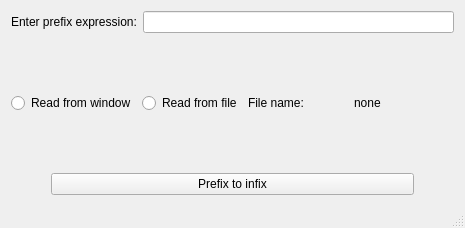
<?xml version="1.0" encoding="UTF-8"?>
<ui version="4.0">
 <class>MainWindow</class>
 <widget class="QMainWindow" name="MainWindow">
  <property name="enabled">
   <bool>true</bool>
  </property>
  <property name="geometry">
   <rect>
    <x>0</x>
    <y>0</y>
    <width>465</width>
    <height>228</height>
   </rect>
  </property>
  <property name="windowTitle">
   <string>MainWindow</string>
  </property>
  <widget class="QWidget" name="centralWidget">
   <layout class="QGridLayout" name="gridLayout">
    <item row="0" column="0">
     <layout class="QHBoxLayout" name="horizontalLayout">
      <item>
       <widget class="QLabel" name="textLabel_0">
        <property name="text">
         <string>Enter prefix expression:</string>
        </property>
       </widget>
      </item>
      <item>
       <widget class="QLineEdit" name="input_lineEdit"/>
      </item>
     </layout>
    </item>
    <item row="1" column="0">
     <layout class="QHBoxLayout" name="horizontalLayout_2">
      <item>
       <widget class="QRadioButton" name="readFromWindow_radioButton">
        <property name="text">
         <string>Read from window</string>
        </property>
       </widget>
      </item>
      <item>
       <widget class="QRadioButton" name="readFromFile_radioButton">
        <property name="text">
         <string>Read from file</string>
        </property>
       </widget>
      </item>
      <item>
       <widget class="QLabel" name="textLabel_1">
        <property name="text">
         <string>File name:</string>
        </property>
       </widget>
      </item>
      <item>
       <widget class="QLabel" name="fileName_textLabel">
        <property name="text">
         <string>none</string>
        </property>
       </widget>
      </item>
     </layout>
    </item>
    <item row="2" column="0">
     <layout class="QHBoxLayout" name="horizontalLayout_3">
      <item>
       <spacer name="horizontalSpacer">
        <property name="orientation">
         <enum>Qt::Horizontal</enum>
        </property>
        <property name="sizeType">
         <enum>QSizePolicy::Preferred</enum>
        </property>
        <property name="sizeHint" stdset="0">
         <size>
          <width>40</width>
          <height>20</height>
         </size>
        </property>
       </spacer>
      </item>
      <item>
       <widget class="QPushButton" name="prefixToInfix_pushButton">
        <property name="text">
         <string>Prefix to infix</string>
        </property>
       </widget>
      </item>
      <item>
       <spacer name="horizontalSpacer_2">
        <property name="orientation">
         <enum>Qt::Horizontal</enum>
        </property>
        <property name="sizeType">
         <enum>QSizePolicy::Preferred</enum>
        </property>
        <property name="sizeHint" stdset="0">
         <size>
          <width>40</width>
          <height>20</height>
         </size>
        </property>
       </spacer>
      </item>
     </layout>
    </item>
   </layout>
  </widget>
  <widget class="QMenuBar" name="menuBar">
   <property name="geometry">
    <rect>
     <x>0</x>
     <y>0</y>
     <width>465</width>
     <height>26</height>
    </rect>
   </property>
  </widget>
  <widget class="QStatusBar" name="statusBar"/>
 </widget>
 <layoutdefault spacing="6" margin="11"/>
 <resources/>
 <connections/>
</ui>
